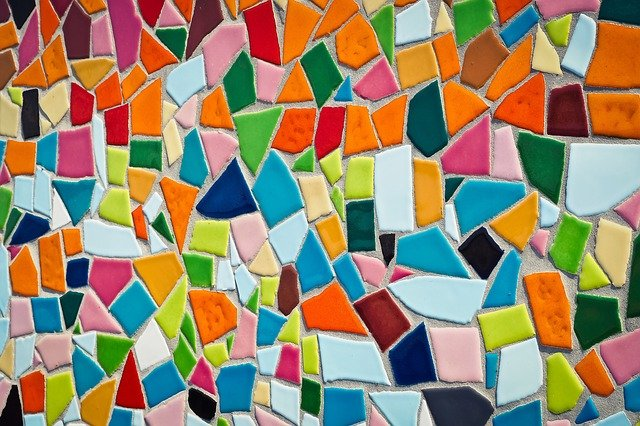
#> input picture pynq_composable/notebooks/img/mosaic.jpg, 640 x 426 px
$ jupyter execute 02_vision_intro.ipynb
#> lines starting #> are read from the running program, lines starting #| are printed output that depends on the picture; after the words box and inside, x2 and y2 are one past the last pixel; in counts of white or black regions, pixels touching at a corner belong together
# Introduction to Image Processing
----

This notebook introduces some of the image processing algorithms/functions that are used in the composable pipeline.

## Aims
* Introduce image algorithms

## Table of Contents
* [Introduction](#intro)
* [OpenCV](#opencv)
* [Color Conversion](#colorconv)
* [2D Convolution](#2dconv)
* [Morphological Transformations](#morphological)
* [Corner Detector](#corner)
* [Fork Operation](#fork)
* [Join Operations](#join)
* [Color Thresholding](#thresh)
* [Look Up Table](#lut)
* [Takeaways](#takeaways)
* [Conclusion](#conclusion)

----

## Revision History

* v1.0 | 15 April 2021 | First notebook revision.

----

## Introduction <a class="anchor" id="intro"></a>

### What is a pixel?

[Merriam Webster](https://www.merriam-webster.com/dictionary/pixel) defines pixel as:
> any of the small discrete elements that together constitute an image

Usually pixels are built of channels, in the case of color images there are three channels Red, Blue and Green (RGB). Each pixel is a discrete representation of the light intensity for a particular channel. The light intensity is encoded in 8-bit, hence only 256 discrete values are possible per channel.

Run the next cell and then click on the blue box. Interact with the color picker and observe the light intensity for each channel.

[cell 1]
import ipywidgets as widgets

widgets.ColorPicker(
    concise=False,
    description='Pick a color',
    value='blue',
    disabled=False
)

### How many colors can a pixel represent?

A color pixel is built of three channels, each pixel channel can represent 256 values. So, a color pixel can represent $256 \times 256 \times 256 = 16,777,256$ different colors.

### What is an image?

An image is a collection of pixel, where each pixel store a value proportional to the light intensity at that particular location. The size of an image is its dimension (or resolution) which is specified in width and hight. For instance, $1920x1080$

### What does the term frames per second refer to?

In a video the term frames per second (FPS), or images per second, represents the number of images that are played every second. The higher the image resolution and/or FPS the better the hardware required to record, process and reproduce video.

## OpenCV <a class="anchor" id="opencv"></a>

[OpenCV](https://opencv.org/) is an open source cross platform computer vision library. You will be using OpenCV to get familiar with some of the computer vision functions.

Import numpy, OpenCV and matplotlib to visualize images. We will use a mosaic image to demonstrate the effect of some vision operation to such image

[cell 2]
import numpy as np
import cv2 as cv
from matplotlib import pyplot as plt

[cell 3]
img = cv.imread('img/mosaic.jpg')
#> img is the input picture: shape (426, 640, 3); mean B, G, R 108.2, 136.2, 151.3
plt.figure(figsize=(10, 10)), plt.axis("off"), plt.imshow(img);

## Color Conversion <a class="anchor" id="colorconv"></a>

A color image is represented on the [RGB color space](https://en.wikipedia.org/wiki/RGB_color_space), however there are many different color spaces. Each of them have a particular purpose. We will explore some of them

### Grayscale

A [grayscale image](https://en.wikipedia.org/wiki/Grayscale) has only one channel which represents the amount of light that each pixel contains. One of the main purposes of grayscale images on vision applications is to detect edges on images.

[cell 4]
gray = cv.cvtColor(img, cv.COLOR_RGB2GRAY)
plt.figure(figsize=(10, 10)), plt.axis("off"), plt.imshow(gray, cmap='gray');

### HSV Color space

[HSV color space](https://en.wikipedia.org/wiki/HSL_and_HSV) represents an image using the channels hue, saturation and value. This color space aligns a bit better to the way human perceives color-making attributes, and in vision application this color space is useful to detect color more accurately.

[cell 5]
hsv = cv.cvtColor(img, cv.COLOR_BGR2HSV)
#> hsv: shape (426, 640, 3); mean H, S, V 68.2, 144.1, 180.9
plt.figure(figsize=(10, 10)), plt.axis("off"), plt.imshow(hsv);

### XYZ Color space

From [Wikipedia](https://en.wikipedia.org/wiki/CIE_1931_color_space):
>  The CIE 1931 XYZ color space defines quantitative links between distributions of wavelengths in the electromagnetic visible spectrum, and physiologically perceived colors in human color vision

[cell 6]
xyz = cv.cvtColor(img, cv.COLOR_BGR2XYZ)
#> xyz: shape (426, 640, 3); mean of channels 0, 1, 2 130.6, 137.4, 121.8
plt.figure(figsize=(10, 10)), plt.axis("off"), plt.imshow(xyz);

## 2D Convolution <a class="anchor" id="2dconv"></a>

It is also know as [filter2D](https://docs.opencv.org/3.4.3/d4/d86/group__imgproc__filter.html#ga27c049795ce870216ddfb366086b5a04) on OpenCV.

The 2D convolution is a mathematical operations that uses a kernel (matrix of a dimension $n \times n$). This kernel slides over the input image and produces an output image.

In the next few cells we will consider a few $3 \times 3$ kernels. You can explore more kernels live [here](https://setosa.io/ev/image-kernels/)

### Identity kernel

The output of a 2D convolution using an identity kernel is the same image.

$
Identity = \begin{bmatrix}
0 & 0 & 0\\
0 & 1 & 0\\
0 & 0 & 0
\end{bmatrix}
$

[cell 7]
identity = np.array([[0,0,0],[0,1,0],[0,0,0]],np.float32)
identity

Apply the identity kernel to the image

[cell 8]
dst = cv.filter2D(img,-1,identity)
plt.figure(figsize=(15, 15))
plt.subplot(121),plt.imshow(img),plt.title('Original')
plt.xticks([]), plt.yticks([])
plt.subplot(122),plt.imshow(dst),plt.title('Identity')
plt.xticks([]), plt.yticks([])
plt.show()

[cell 9]
print("Are image the same? {}".format(np.array_equal(img,dst)))
#| Are image the same? True

### Emboss kernel

The output of a 2D convolution using an emboss kernel produces an image that stress the difference of pixels in a given direction given an illusion of depth

$
Emboss = \begin{bmatrix}
-2 & -1 & 0\\
-1 & 1 & 1\\
0 & 1 & 2
\end{bmatrix}
$

[cell 10]
emboss = np.array([[-2,-1,0],[-1,1,1],[0,1,2]],np.float32)
emboss

[cell 11]
dst = cv.filter2D(img,-1,emboss)
plt.figure(figsize=(15, 15))
plt.subplot(121),plt.imshow(img),plt.title('Original')
plt.xticks([]), plt.yticks([])
plt.subplot(122),plt.imshow(dst),plt.title('Emboss')
plt.xticks([]), plt.yticks([])
plt.show()

## Morphological Transformations <a class="anchor" id="morphological"></a>

Morphological transformations are operations based on the image shape. The used kernel decides the nature of operation.

### Dilate

From [Wikipedia](https://en.wikipedia.org/wiki/Dilation_(morphology)):
> The dilation operation usually uses a structuring element for probing and expanding the shapes contained in the input image.

[cell 12]
kernel = np.ones((3,3),np.uint8)
dilate = cv.dilate(img,kernel,iterations = 1)
plt.figure(figsize=(10, 10)), plt.axis("off"), plt.imshow(dilate);

### Erode

From [Wikipedia](https://en.wikipedia.org/wiki/Erosion_(morphology)):
> The erosion operation usually uses a structuring element for probing and reducing the shapes contained in the input image.

[cell 13]
kernel = np.ones((3,3),np.uint8)
erode = cv.erode(img,kernel,iterations = 1)
plt.figure(figsize=(10, 10)), plt.axis("off"), plt.imshow(erode);

## Corner Detector  <a class="anchor" id="corner"></a>

### Harris Corner Detector

[cell 14]
gray = np.float32(cv.cvtColor(img,cv.COLOR_BGR2GRAY))
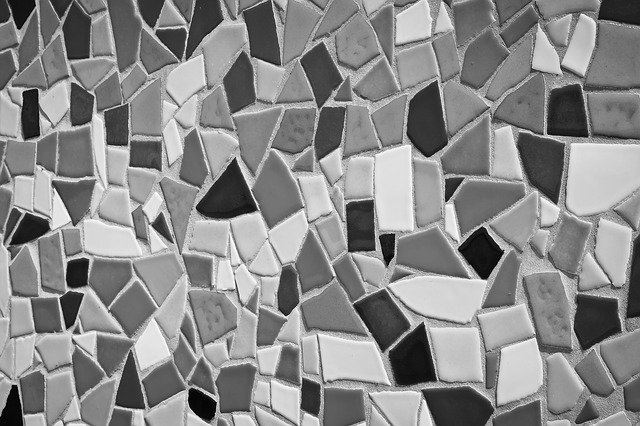
#> gray: shape (426, 640) float32; min 0, max 255, mean 137.5
harris = cv.cornerHarris(gray,2,3,0.1)
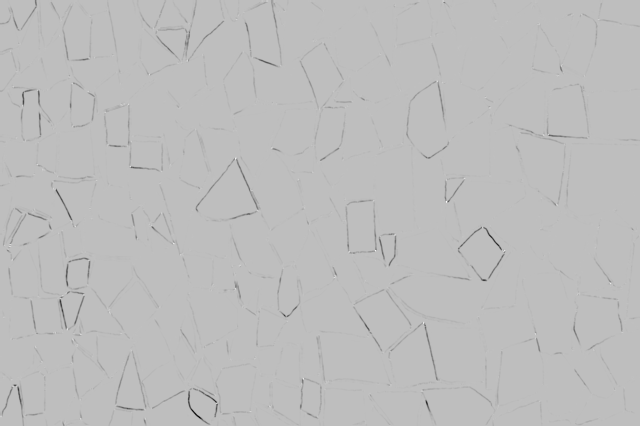
#> harris: shape (426, 640) float32; min -157758544, max 53028340, mean -1085066.5; drawn with min black and max white
plt.figure(figsize=(10, 10)), plt.axis("off"), plt.imshow(harris, cmap='gray');

We can overlap the result on top of the original image, red dots

[cell 15]
dst = cv.dilate(harris, None)
#> dst: shape (426, 640) float32
corners = img.copy()
corners[dst>0.01*dst.max()]=[255,0,0]
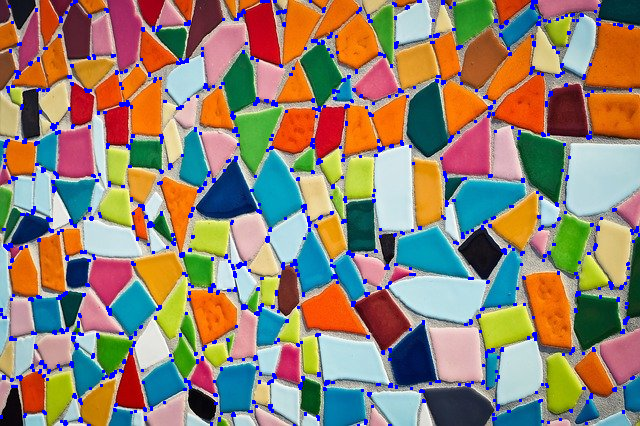
#> corners: shape (426, 640, 3); 4.01% of pixels changed, all inside (x1, y1, x2, y2) = (0, 0, 640, 426)
plt.figure(figsize=(10, 10)), plt.axis("off"), plt.imshow(corners);

### Fast algorithm

[cell 16]
fast = cv.FastFeatureDetector_create()
kp = fast.detect(img, None)
#> kp = 9900 keypoints; strongest (x, y, size): (503, 250, 7), (67, 328, 7), (16, 385, 7), (54, 188, 7)
img2 = cv.drawKeypoints(img, kp, None, color=(255,0,0))
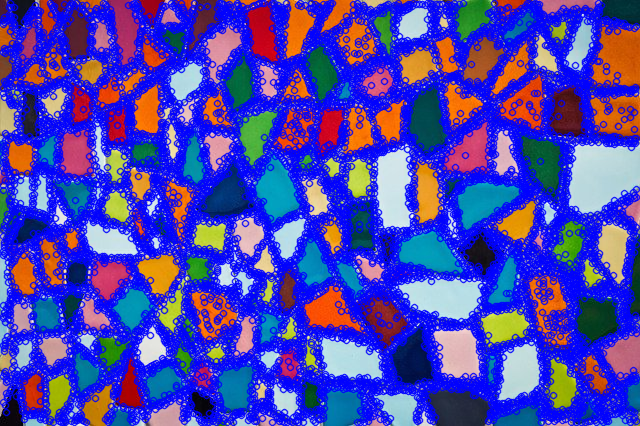
#> img2: shape (426, 640, 3); mean B, G, R 175, 69.1, 76.7
plt.figure(figsize=(10, 10)), plt.axis("off"), plt.imshow(img2);

## Fork Operation <a class="anchor" id="fork"></a>

### Duplicate

This operation simply produces two copies of the same image, in the FPGA these two images will be processed at the same time

[cell 17]
img2 = img.copy()
img3 = img.copy()

plt.figure(figsize=(18, 18))
plt.subplot(131),plt.imshow(img),plt.title('Original')
plt.xticks([]), plt.yticks([])
plt.subplot(132),plt.imshow(img2),plt.title('Copy 1')
plt.xticks([]), plt.yticks([])
plt.subplot(133),plt.imshow(img3),plt.title('Copy 2')
plt.xticks([]), plt.yticks([])
plt.show()

## Join Operations <a class="anchor" id="join"></a>

These vision operations take two input images and produce a single one as a result

We will generate the input images as the mosaic version after erode and dilate operations

[cell 18]
kernel = np.ones((3,3),dtype=np.uint8)
dilate = cv.dilate(img,kernel,iterations = 1)
erode = cv.erode(img,kernel,iterations = 1)

### Subtract

This function perform a pixel-wise subtraction, therefore the order of the the images matter.

[cell 19]
ed = erode - dilate
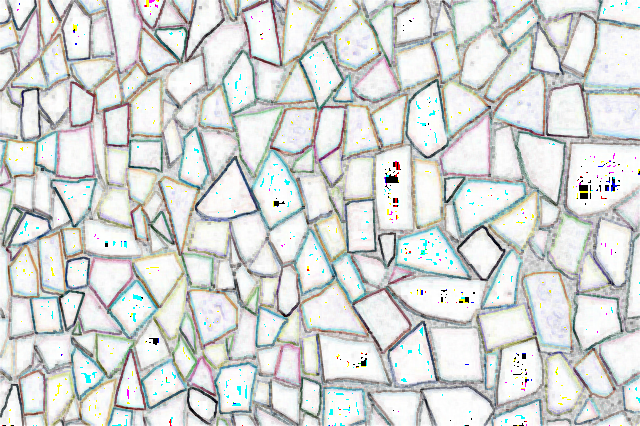
#> ed: shape (426, 640, 3); mean B, G, R 212.7, 214.4, 211.7
de = dilate - erode
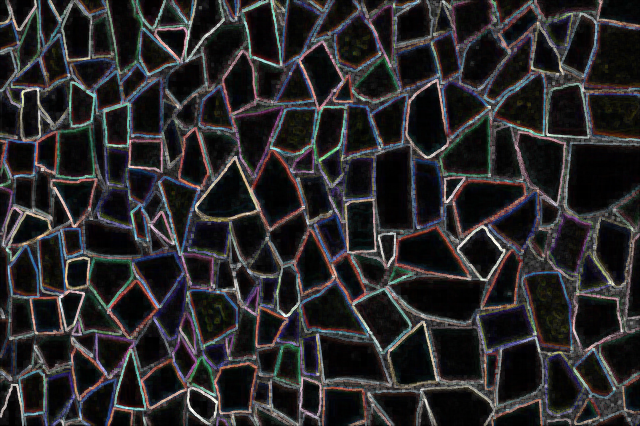
#> de: shape (426, 640, 3); mean B, G, R 41.9, 40.6, 42.4

plt.figure(figsize=(15, 15))
plt.subplot(121),plt.imshow(ed),plt.title('erode - dilate')
plt.xticks([]), plt.yticks([])
plt.subplot(122),plt.imshow(de),plt.title('dilate - erode')
plt.xticks([]), plt.yticks([])
plt.show()

### Absdiff

[cell 20]
ed = cv.absdiff(erode, dilate)
de = cv.absdiff(dilate, erode)
plt.figure(figsize=(15, 15))
plt.subplot(121),plt.imshow(ed),plt.title('erode - dilate')
plt.xticks([]), plt.yticks([])
plt.subplot(122),plt.imshow(de),plt.title('dilate - erode')
plt.xticks([]), plt.yticks([])
plt.show()

[cell 21]
print("Are image the same? {}".format(np.array_equal(ed,de)))
#| Are image the same? True

### Add

The addition of two images can potentially lead to overflow (the result is bigger than 255). Depending on the implementation the result can either
1. Saturate: you will notice large white areas in the image
1. Wrap around: you will notice artifacts in the result

[cell 22]
addsat = cv.add(erode, dilate)
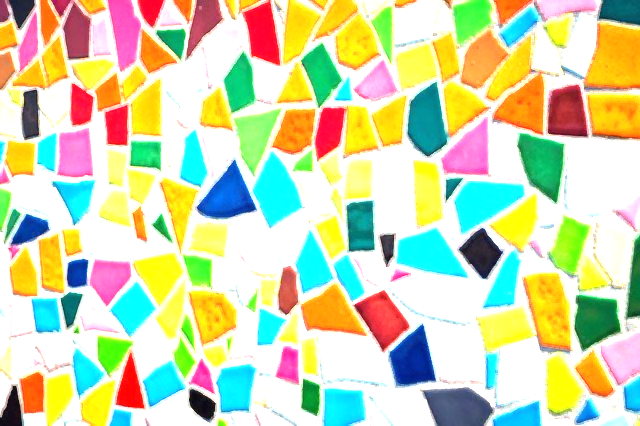
#> addsat: shape (426, 640, 3); mean B, G, R 171.9, 214.6, 206.3
addwrap = erode + dilate
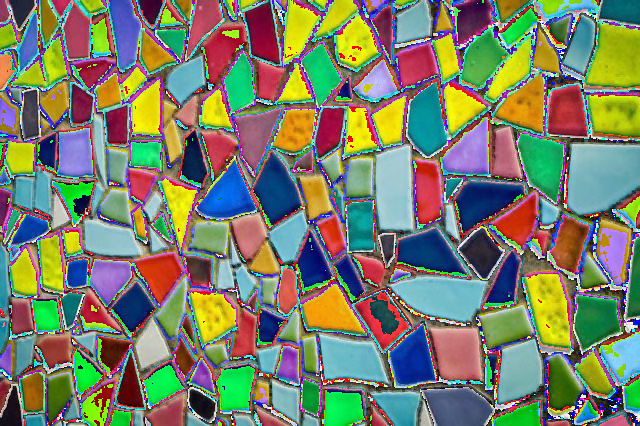
#> addwrap: shape (426, 640, 3); mean B, G, R 105.3, 127.8, 122.1
plt.figure(figsize=(15, 15))
plt.subplot(121),plt.imshow(addsat),plt.title('Add Saturate')
plt.xticks([]), plt.yticks([])
plt.subplot(122),plt.imshow(addwrap),plt.title('Add wrap around')
plt.xticks([]), plt.yticks([])
plt.show()

## Color Thresholding <a class="anchor" id="thresh"></a>

[cell 23]
gray = cv.cvtColor(img,cv.COLOR_BGR2GRAY)
mask = cv.inRange(img, (0, 100, 0), (80,255,80))
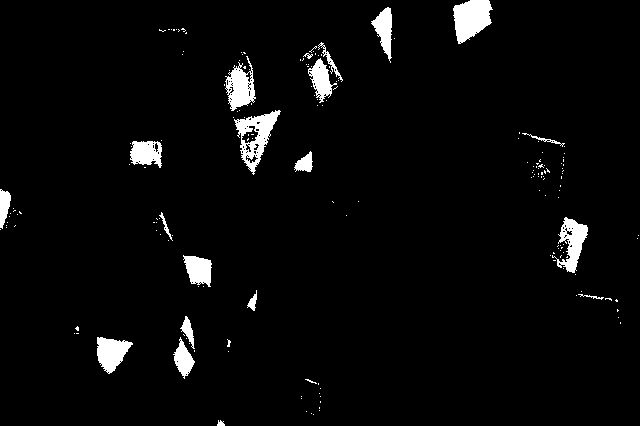
#> mask: shape (426, 640); 3.5% white; 183 white regions (163 under 20 px), largest, box (x1, y1, x2, y2) and area: (453, 0, 493, 44) 1210, (234, 110, 281, 175) 1182, (552, 217, 588, 273) 907
mask_rgb = cv.cvtColor(mask,cv.COLOR_GRAY2BGR)
cothr = img & mask_rgb

plt.figure(figsize=(15, 15))
plt.subplot(121),plt.imshow(img),plt.title('Original')
plt.xticks([]), plt.yticks([])
plt.subplot(122),plt.imshow(cothr),plt.title('Color Detect')
plt.xticks([]), plt.yticks([])
plt.show()

## Look Up Table <a class="anchor" id="lut"></a>

This function performs pixel-wise look-up table transformation. This is, output image is a map of the input image using a 256 table. The light intensity of each channel is used as address and the content is the output result.

<div class="alert alert-info">
  <strong>INFO:</strong> The compute vision function LUT does not refer to an FPGA LUT. Although, the concept in essence is quite similar.
</div>

Let see this function in action

### Negative

Produce the negative of an image

[cell 24]
lut = np.zeros((256,1),dtype=np.uint8)
for i in range(len(lut)):
    lut[i] = 255-i

dst = cv.LUT(img, lut)
#> dst: shape (426, 640, 3)

plt.figure(figsize=(15, 15))
plt.subplot(121),plt.imshow(img),plt.title('Original')
plt.xticks([]), plt.yticks([])
plt.subplot(122),plt.imshow(dst),plt.title('Negative')
plt.xticks([]), plt.yticks([])
plt.show()

### Thresholding

Produce an output image that lights up pixels with light intensity within a range

[cell 25]
lut = np.zeros((256,1),dtype=np.uint8)
for i in range(len(lut)):
    if 188 > i > 127:
        lut[i] = 255

dst = cv.LUT(img, lut)
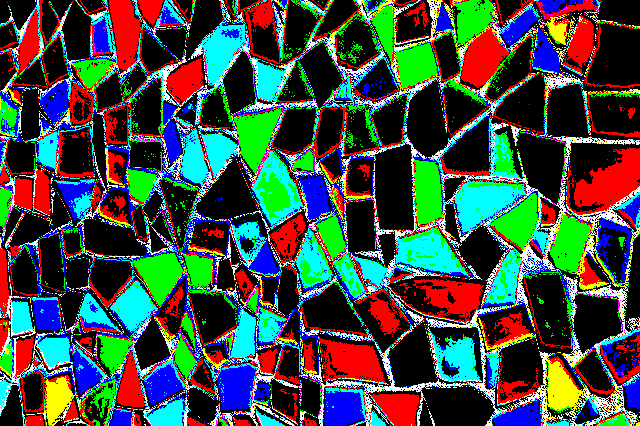
#> dst: shape (426, 640, 3); mean B, G, R 69.5, 76.4, 62

plt.figure(figsize=(15, 15))
plt.subplot(121),plt.imshow(img),plt.title('Original')
plt.xticks([]), plt.yticks([])
plt.subplot(122),plt.imshow(dst),plt.title('Thresholded')
plt.xticks([]), plt.yticks([])
plt.show()
